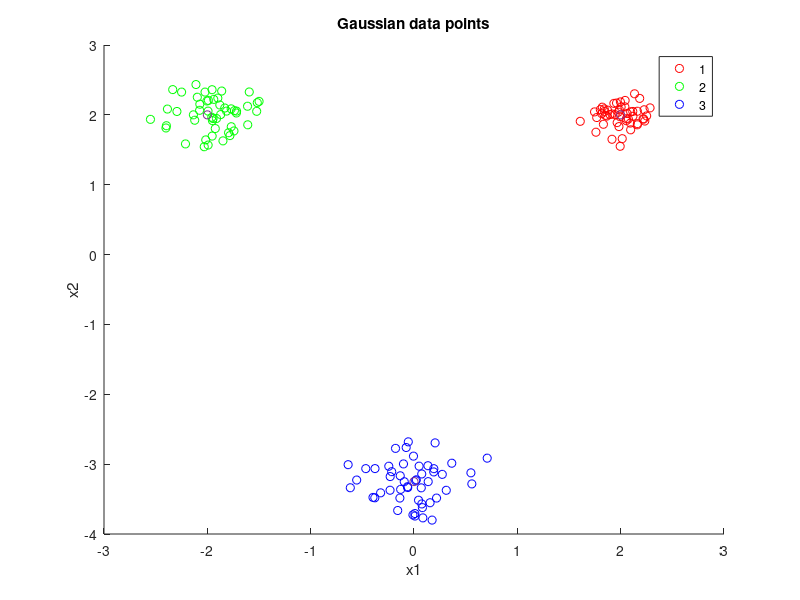

MATLAB code for this plot: (Note: this script raises an error after producing the figure.)
% EC 414 - HW 3 - Spring 2022
% DP-Means starter code

clear, clc, close all,

%% Generate Gaussian data:
% Add code below:
mu1 = [2,2]';
mu2 = [-2,2]';
mu3 = [0, -3.25]';

I2 = [1 0; 0 1];

sigma1 = 0.02 * I2;
sigma2 = 0.05 * I2;
sigma3 = 0.07 * I2;

points = 50;

% data1 =  mu1' + randn(points,2)*sigma1;
% data2 =  mu2' + randn(points,2)*sigma2;
% data3 =  mu3' + randn(points,2)*sigma3;
data1 = mvnrnd(mu1, sigma1, points);
data2 = mvnrnd(mu2, sigma2, points);
data3 = mvnrnd(mu3, sigma3, points);

mu = [mu1'; mu2'; mu3'];
figure()
scatter(data1(:,1), data1(:,2), 'r');
hold on
scatter(data2(:,1), data2(:,2), 'g');
scatter(data3(:,1), data3(:,2), 'b');
scatter(mu(:,1),mu(:,2),'black*'); %plot mu values
xlabel('x1')
ylabel('x2')
title('Gaussian data points')
legend('1','2','3');
hold off

%% Generate NBA data:
% Add code below:
NBA = readmatrix("NBA_stats_2018_2019.xlsx");
% HINT: readmatrix might be useful here

%% DP Means method:

% Parameter Initializations
LAMBDA = 0.15;
convergence_threshold = 1;
num_points = length(DATA);
total_indices = [1:num_points];

%%%%%%%%%%%%%%%%%%%%%%%%%%%%%%%%%%%%%%%%%%%%%%%%%%%%%%%%%%%%%%
%%% DP Means - Initializations for algorithm %%%
% cluster count
K = 1;

% sets of points that make up clusters
L = {};
L = [L [1:num_points]];

% Class indicators/labels
Z = ones(1,num_points);

% means
MU = [];
MU = [MU; mean(DATA,1)];
%%%%%%%%%%%%%%%%%%%%%%%%%%%%%%%%%%%%%%%%%%%%%%%%%%%%%%%%%%%%%%

% Initializations for algorithm:
converged = 0;
t = 0;
while (converged == 0)
    t = t + 1;
    fprintf('Current iteration: %d...\n',t)
    
    %% Per Data Point:
    for i = 1:num_points
        
        %% CODE 1 - Calculate distance from current point to all currently existing clusters
        % Write code below here:
        
        %% CODE 2 - Look at how the min distance of the cluster distance list compares to LAMBDA
        % Write code below here:

    end
    
    %% CODE 3 - Form new sets of points (clusters)
    % Write code below here:
    
    %% CODE 4 - Recompute means per cluster
    % Write code below here:
    
    %% CODE 5 - Test for convergence: number of clusters doesn't change and means stay the same %%%
    % Write code below here:
    
    %% CODE 6 - Plot final clusters after convergence 
    % Write code below here:
    
    if (converged)
        %%%%
    end    
end




